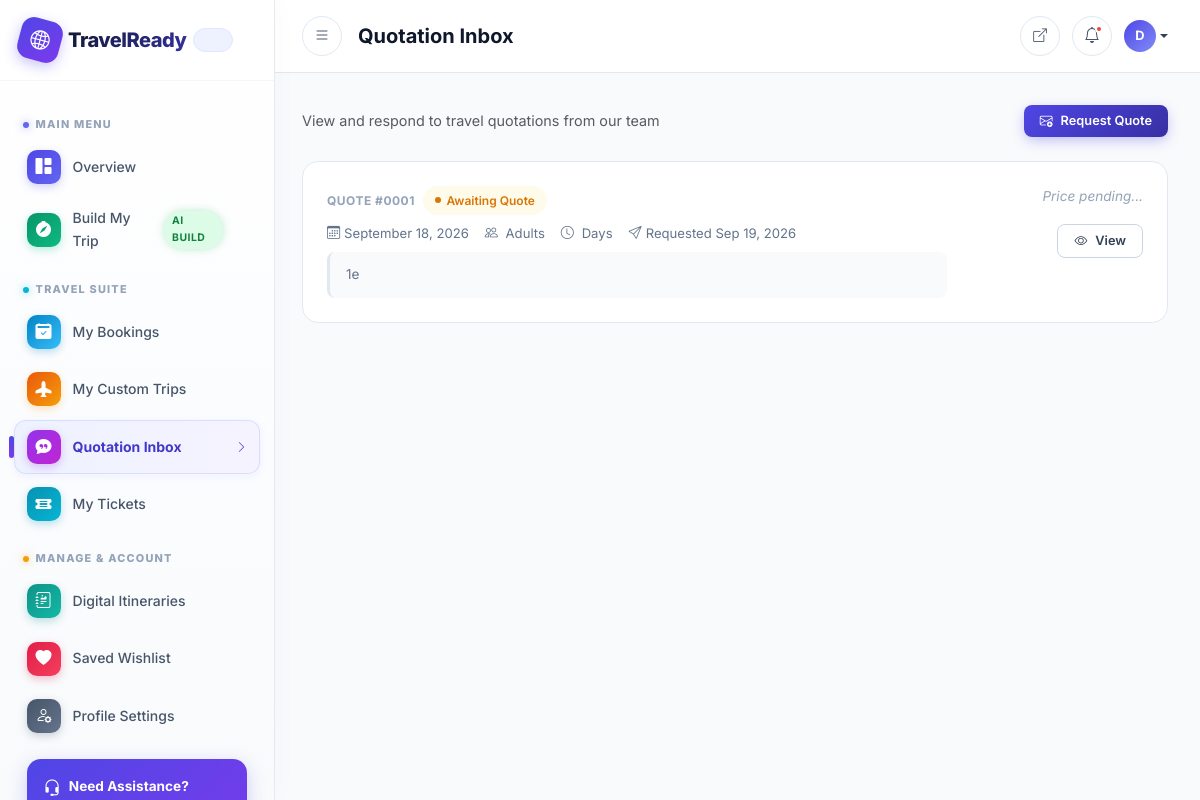
Page /dashboard/quotations/ (signed in) on the committed database.
### apps/custom_trips/models.py (models this page shows, shortened)
class CustomQuotationRequest(models.Model):
    STATUS = [
        ('PENDING', 'Pending Review'),
        ('QUOTED', 'Quoted'),
        ('ACCEPTED', 'Accepted by User'),
        ('REJECTED', 'Rejected'),
    ]
    user = models.ForeignKey(
        User,
        on_delete=models.CASCADE,
        related_name='quotation_requests',
    )
    desired_route = models.TextField(
        help_text='Describe your desired route/locations',
    )
    adults = models.IntegerField(default=1)
    children = models.IntegerField(default=0)
    infants = models.IntegerField(default=0)
    budget = models.DecimalField(
        max_digits=12,
        decimal_places=2,
        blank=True,
        null=True,
    )
    travel_date = models.DateField(blank=True, null=True)
    notes = models.TextField(
        blank=True,
        help_text='Special requirements, dietary needs, etc.',
    )
    admin_quoted_price = models.DecimalField(
        max_digits=12,
        decimal_places=2,
        blank=True,
        null=True,
    )
    admin_notes = models.TextField(blank=True)
    generated_itinerary = models.TextField(
        blank=True,
        help_text='Admin generated day-by-day itinerary',
    )
    status = models.CharField(
        max_length=15,
        choices=STATUS,
        default='PENDING',
    )
    created_at = models.DateTimeField(auto_now_add=True)
    updated_at = models.DateTimeField(auto_now=True)

### apps/accounts/views.py (the view)
@login_required
def my_quotations(request):
    quotations = CustomQuotationRequest.objects.filter(
        user=request.user
    ).order_by('-created_at')
    context = {
        'quotations': quotations,
    }
    return render(request, 'dashboard/my_quotations.html', context)

### templates/dashboard/my_quotations.html (shortened to what this page needs)
{% extends 'dashboard/base_dashboard.html' %}
{% block dashboard_page_title %}Quotation Inbox{% endblock %}
{% block dashboard_content %}
<div class="d-flex justify-content-between align-items-center mb-4 flex-wrap gap-3">
    <p class="text-muted mb-0" style="font-size:0.9rem;">View and respond to travel quotations from our team</p>
    <a href="{% url 'custom_trips:quotation_request' %}" class="tr-btn tr-btn-primary tr-btn-sm">
        <i class="bi bi-envelope-plus"></i> Request Quote
    </a>
</div>
{% if quotations %}
<div class="d-flex flex-column gap-3">
    {% for q in quotations %}
    <div class="tr-booking-card animate-fadeInUp">
        <div class="d-flex flex-wrap gap-3 align-items-start justify-content-between">
            <div class="flex-grow-1">
                <div class="d-flex align-items-center gap-2 mb-2 flex-wrap">
                    <span style="font-size:0.75rem;font-weight:700;text-transform:uppercase;letter-spacing:0.5px;color:#94a3b8;">
                        Quote #{{ q.id|stringformat:"04d" }}
                    </span>
                    {% if q.status == 'PENDING' %}<span class="tr-badge tr-badge-warning"><span class="tr-badge-dot"></span>Awaiting Quote</span>
                    {% elif q.status == 'QUOTED' %}<span class="tr-badge tr-badge-info"><span class="tr-badge-dot"></span>Quote Ready</span>
                    {% elif q.status == 'ACCEPTED' %}<span class="tr-badge tr-badge-success"><span class="tr-badge-dot"></span>Accepted</span>
                    {% elif q.status == 'REJECTED' %}<span class="tr-badge tr-badge-danger"><span class="tr-badge-dot"></span>Rejected</span>
                    {% else %}<span class="tr-badge tr-badge-secondary"><span class="tr-badge-dot"></span>{{ q.get_status_display }}</span>{% endif %}
                </div>
                <div class="d-flex flex-wrap gap-3 mb-2">
                    <span style="font-size:0.82rem;color:#64748b;"><i class="bi bi-calendar3 me-1"></i>{{ q.travel_date|date:"F d, Y"|default:"Flexible" }}</span>
                    <span style="font-size:0.82rem;color:#64748b;"><i class="bi bi-people me-1"></i>{{ q.num_adults }} Adults{% if q.num_children %}, {{ q.num_children }} Children{% endif %}</span>
                    <span style="font-size:0.82rem;color:#64748b;"><i class="bi bi-clock me-1"></i>{{ q.num_days }} Days</span>
                    <span style="font-size:0.82rem;color:#64748b;"><i class="bi bi-send me-1"></i>Requested {{ q.created_at|date:"M d, Y" }}</span>
                </div>
                {% if q.notes %}
                <p style="font-size:0.85rem;color:#64748b;margin-bottom:0;background:#f8fafc;padding:0.75rem 1rem;border-radius:8px;border-left:3px solid #e2e8f0;">
                    {{ q.notes|truncatechars:200 }}
                </p>
                {% endif %}
            </div>
            <div class="text-end" style="min-width: 180px;">
                {% if q.quoted_price %}
                <div style="font-size:0.75rem;color:#94a3b8;text-transform:uppercase;letter-spacing:0.5px;">Quoted Price</div>
                <div style="font-size:1.5rem;font-weight:800;color:#059669;">Rs. {{ q.quoted_price }}</div>
                {% else %}
                <div style="font-size:0.85rem;color:#94a3b8;font-style:italic;">Price pending...</div>
                {% endif %}
                <div class="d-flex gap-2 justify-content-end mt-3 flex-wrap">
                    <a href="{% url 'custom_trips:quotation_detail' q.id %}" class="tr-btn tr-btn-secondary tr-btn-sm">
                        <i class="bi bi-eye"></i> View
                    </a>
                </div>
            </div>
        </div>
    </div>
    {% endfor %}
</div>
{% endif %}
{% endblock %}

### templates/dashboard/base_dashboard.html (shortened to what this page needs)
{% load static %}
<!DOCTYPE html>
<html lang="en">
<head>
    <link href="https://cdn.jsdelivr.net/npm/bootstrap@5.3.0/dist/css/bootstrap.min.css" rel="stylesheet">
    <link href="https://cdn.jsdelivr.net/npm/bootstrap-icons@1.11.0/font/bootstrap-icons.css" rel="stylesheet">
    <link href="{% static 'css/travelready.css' %}" rel="stylesheet">
</head>
<body style="background: var(--tr-gray-50);">
    <div class="tr-dashboard-wrapper">
        <aside class="tr-sidebar" id="dashboardSidebar">
            <div class="sidebar-brand">
                <a href="{% url 'dashboard:dashboard' %}" class="d-flex align-items-center gap-2 text-decoration-none">
                    <span class="brand-icon"><i class="bi bi-globe2"></i></span>
                    <span class="brand-title">TravelReady <span class="brand-chip">APP</span></span>
                </a>
            </div>
            <nav class="sidebar-nav">
                <div class="sidebar-section-header">
                    <span class="section-dot dot-indigo"></span>
                    <span class="sidebar-section-title">Main Menu</span>
                </div>
                <a href="{% url 'dashboard:dashboard' %}" class="sidebar-link {% if request.resolver_match.url_name == 'dashboard' %}active{% endif %}">
                    <div class="nav-icon-box nav-icon-indigo">
                        <i class="bi bi-grid-1x2-fill"></i>
                    </div>
                    <span>Overview</span>
                </a>
                <a href="{% url 'custom_trips:trip_builder' %}" class="sidebar-link {% if request.resolver_match.url_name == 'trip_builder' or request.resolver_match.url_name == 'builder' %}active{% endif %}">
                    <div class="nav-icon-box nav-icon-emerald">
                        <i class="bi bi-compass-fill"></i>
                    </div>
                    <span>Build My Trip</span>
                    <span class="nav-chip-badge nav-chip-emerald">AI BUILD</span>
                </a>
                <div class="sidebar-section-header">
                    <span class="section-dot dot-cyan"></span>
                    <span class="sidebar-section-title">Travel Suite</span>
                </div>
                <a href="{% url 'dashboard:my_bookings' %}" class="sidebar-link {% if request.resolver_match.url_name == 'my_bookings' %}active{% endif %}">
                    <div class="nav-icon-box nav-icon-sky">
                        <i class="bi bi-calendar2-check-fill"></i>
                    </div>
                    <span>My Bookings</span>
                </a>
                <a href="{% url 'dashboard:my_trips' %}" class="sidebar-link {% if request.resolver_match.url_name == 'my_trips' %}active{% endif %}">
                    <div class="nav-icon-box nav-icon-amber">
                        <i class="bi bi-airplane-fill"></i>
                    </div>
                    <span>My Custom Trips</span>
                </a>
                <a href="{% url 'dashboard:my_quotations' %}" class="sidebar-link {% if request.resolver_match.url_name == 'my_quotations' %}active{% endif %}">
                    <div class="nav-icon-box nav-icon-purple">
                        <i class="bi bi-chat-quote-fill"></i>
                    </div>
                    <span>Quotation Inbox</span>
                    <i class="bi bi-chevron-right active-indicator"></i>
                </a>
                <a href="{% url 'dashboard:my_tickets' %}" class="sidebar-link {% if request.resolver_match.url_name == 'my_tickets' %}active{% endif %}">
                    <div class="nav-icon-box nav-icon-cyan">
                        <i class="bi bi-ticket-detailed-fill"></i>
                    </div>
                    <span>My Tickets</span>
                </a>
                <div class="sidebar-section-header">
                    <span class="section-dot dot-amber"></span>
                    <span class="sidebar-section-title">Manage & Account</span>
                </div>
                <a href="{% url 'dashboard:my_itineraries' %}" class="sidebar-link {% if request.resolver_match.url_name == 'my_itineraries' %}active{% endif %}">
                    <div class="nav-icon-box nav-icon-teal">
                        <i class="bi bi-journal-richtext"></i>
                    </div>
                    <span>Digital Itineraries</span>
                </a>
                <a href="{% url 'dashboard:my_wishlist' %}" class="sidebar-link {% if request.resolver_match.url_name == 'my_wishlist' %}active{% endif %}">
                    <div class="nav-icon-box nav-icon-rose">
                        <i class="bi bi-heart-fill"></i>
                    </div>
                    <span>Saved Wishlist</span>
                </a>
                <a href="{% url 'dashboard:profile_settings' %}" class="sidebar-link {% if request.resolver_match.url_name == 'profile_settings' %}active{% endif %}">
                    <div class="nav-icon-box nav-icon-slate">
                        <i class="bi bi-person-gear"></i>
                    </div>
                    <span>Profile Settings</span>
                </a>
                <div class="sidebar-promo-card">
                    <div class="d-flex align-items-center gap-2 mb-1">
                        <i class="bi bi-headset" style="font-size: 1.1rem;"></i>
                        <h6>Need Assistance?</h6>
                    </div>
                </div>
            </nav>
        </aside>
        <div class="tr-main-content">
            <header class="tr-topbar">
                <div class="d-flex align-items-center gap-3">
                    <button class="tr-sidebar-toggle topbar-icon-btn" onclick="toggleSidebar()" aria-label="Toggle Sidebar">
                        <i class="bi bi-list"></i>
                    </button>
                    <h1 class="page-title">{% block dashboard_page_title %}Dashboard{% endblock %}</h1>
                </div>
                <div class="topbar-actions">
                    <a href="/" class="topbar-icon-btn text-decoration-none" title="View Website">
                        <i class="bi bi-box-arrow-up-right" style="font-size: 0.85rem;"></i>
                    </a>
                    <div class="topbar-icon-btn" title="Notifications">
                        <i class="bi bi-bell"></i>
                        <span class="notification-dot"></span>
                    </div>
                    <div class="dropdown d-none d-md-block">
                        <a href="#" class="d-flex align-items-center text-decoration-none dropdown-toggle" data-bs-toggle="dropdown" style="color: var(--tr-gray-700);">
                            {% if user.profile.profile_picture %}
                                <img src="{{ user.profile.profile_picture.url }}" alt="{{ user.username }}" style="width:32px;height:32px;border-radius:50%;object-fit:cover;">
                            {% else %}
                                <span style="width:32px;height:32px;border-radius:50%;background:linear-gradient(135deg,var(--tr-primary),var(--tr-primary-light));display:flex;align-items:center;justify-content:center;color:white;font-weight:700;font-size:0.8rem;">{{ user.first_name|default:user.username|first|upper }}</span>
                            {% endif %}
                        </a>
                    </div>
                </div>
            </header>
            <div class="tr-page-content">
                {% block dashboard_content %}{% endblock %}
            </div>
        </div>
    </div>
</body>
</html>

### rows in the picture
CustomQuotationRequest: id "0001", status "PENDING" (drawn), travel_date "September 18, 2026", created_at "Sep 19, 2026", notes "1e"

### other values in the picture
{{ user.first_name|default:user.username|first|upper }} "D"
